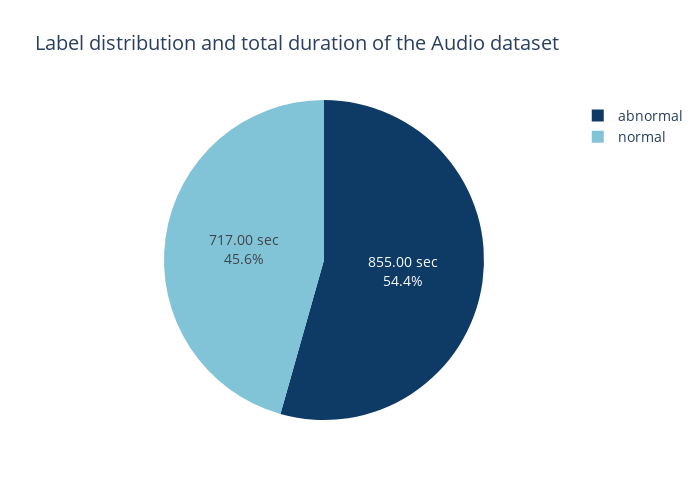

The cell this chart's notebook holds for it:
### Code cell
import plotly.offline as py
import plotly.graph_objs as go
from plotly.subplots import make_subplots
import plotly.express as px

# Calculate the duration for each audio file
dataset['duration'] = (dataset['offset'] + slice_size) - (dataset['offset'] % slice_size)

# Calculate the total duration for each label
label_durations = dataset.groupby('label')['duration'].sum().reset_index()

# Prepare the data for the pie chart
fig_pie = px.pie(values=label_durations['duration'], names=label_durations['label'],
                 title='Label distribution and total duration of the Audio dataset',
                 color_discrete_sequence = ['#0d3b66', '#81c3d7'])

# Set the plot size
fig_pie.update_layout(height=500, width=700)

# Add custom text to the pie chart slices
fig_pie.update_traces(text=['{:.2f} sec'.format(d) for d in fig_pie.data[0].values],
                      textposition='inside',
                      hoverinfo='skip',
                      textfont=dict(size=14))

# Increase the size of the title and legend text
fig_pie.update_layout(title_font=dict(size=20),
                      legend_font=dict(size=14))

# Display the pie chart
fig_pie.show()

### Figure 1 — Plotly figure (JSON) as saved in the notebook; plotly's stock layout.template omitted (floating-point values rounded to 4 significant figures)
{"data": [{"domain": {"x": [0, 1], "y": [0, 1]}, "hoverinfo": "skip", "hovertemplate": "label=%{label}<br>value=%{value}<extra></extra>", "labels": ["abnormal", "normal"], "legendgroup": "", "name": "", "showlegend": true, "text": ["855.00 sec", "717.00 sec"], "textfont": {"size": 14}, "textposition": "inside", "type": "pie", "values": [855, 717]}], "layout": {"height": 500, "legend": {"font": {"size": 14}, "tracegroupgap": 0}, "piecolorway": ["#0d3b66", "#81c3d7"], "title": {"font": {"size": 20}, "text": "Label distribution and total duration of the Audio dataset"}, "width": 700}}
